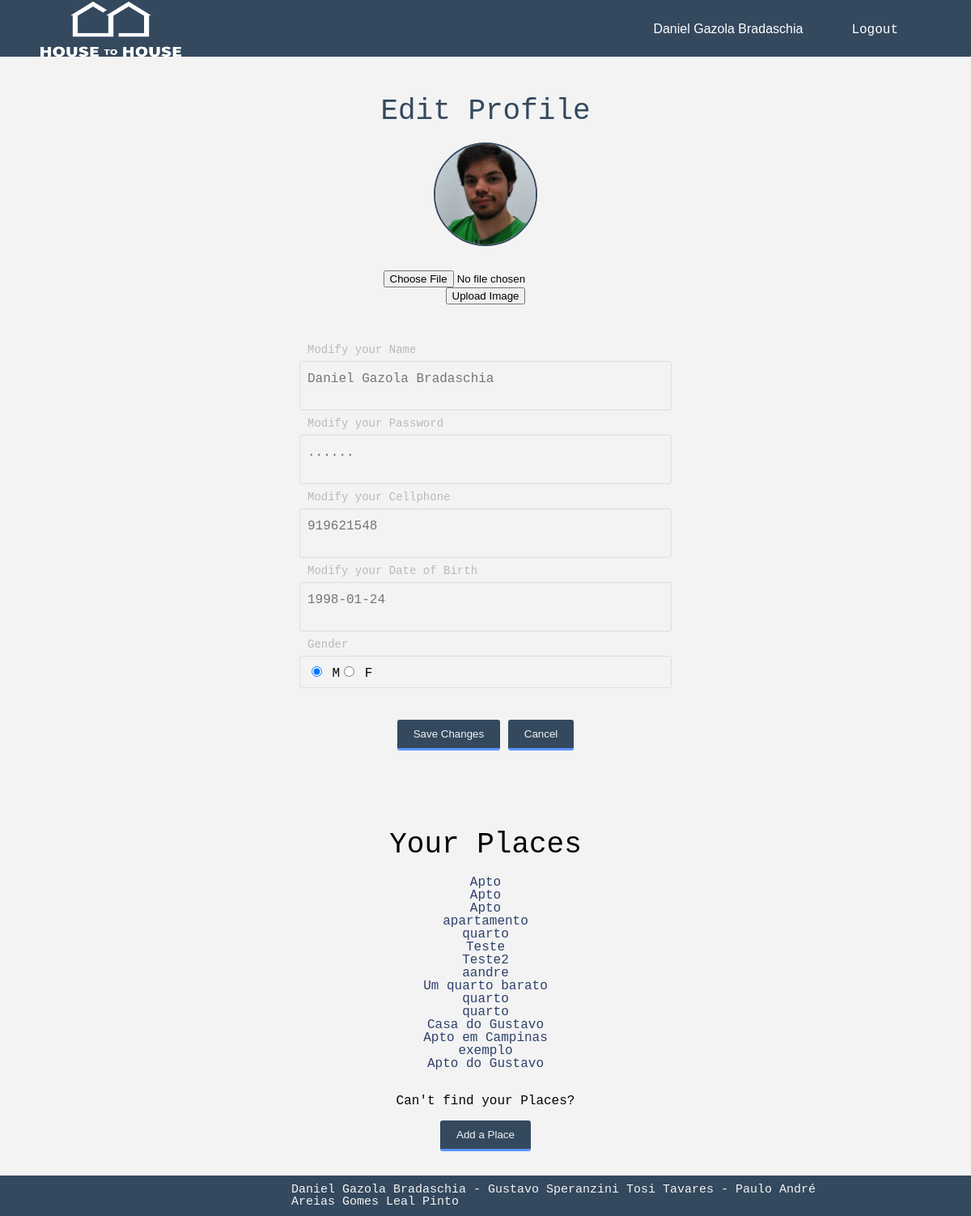
/pages/profile.php (signed in), run on the app's committed database.
### tables this page shows
CREATE TABLE USER(
    idUser INTEGER PRIMARY KEY,
    name TEXT NOT NULL,
    password TEXT NOT NULL,
    email TEXT NOT NULL UNIQUE,
    gender CHAR CHECK (gender == 'F' OR gender == 'f' OR gender == 'M' OR gender == 'm'),
    birthdate DATE,
    cellphone INTEGER,
    profilePicture BLOB,
    type TEXT CHECK (type == 'Owner' OR type == 'Tourist')
);

CREATE TABLE PROPERTY (
    idProperty INTEGER PRIMARY KEY,
    idOwner INTEGER REFERENCES USER (idUser),
    address TEXT,
    title TEXT,
    price FLOAT,
    description TEXT,
    rate NUMERIC
);

### dbActions/user.php (called while the page is built, shortened)
<?php
include_once('config.php');
function getUserInfoByUserName($email,$info){
    global $db;
    $statement = $db->prepare('SELECT * FROM USER WHERE email = ? ');
    $statement->execute([$email]);
    return $statement->fetch()[$info];
}

### dbActions/placeUtils.php (the view, shortened to what this page needs)
<?php
include_once('config.php');
function getPlaceByOwnerId($id){
        global $db;
        $statement = $db->prepare('SELECT * FROM PROPERTY WHERE IdOwner = ? ');
        $statement->execute([$id]);
        while ($row = $statement->fetch()) {
            echo '<div class="placeList">';
                echo '<a href="place.php?id=' . $row['idProperty'] . '">' . $row['title'] . '</a>';
            echo '</div>';
        }
        return true;
}

### pages/header.php (shortened to what this page needs)
<?php
include_once "../dbActions/user.php";
?>
<html lang="en">
<head>
	<link rel="stylesheet" href="../assets/font-awesome/css/font-awesome.min.css">
    <link rel="stylesheet" href="../css/reset.css">
    <link rel="stylesheet" href="../css/style.css">
    <link rel="stylesheet" href="//code.jquery.com/ui/1.12.1/themes/base/jquery-ui.css">
     <div class="header">
        <div class="header-left-icon">
            <img class="logo" src="../assets/logo4.png" onclick="location.href='index.php'">
        </div>
        <div class="header-right">
            <div class="header-login">
                <?php
                if (isset($_SESSION['login-user'])) {
                    $name = getUserInfoByUserName($_SESSION['login-user'], 'name');
                    echo '<button class="login-button" onclick="location.href=\'profile.php\'" type="button">' . $name . '</button>';
                    echo '<a class="createAccount-button" href="../dbActions/logout.php">Logout</a>';
                } else {
                    echo '<button class="login-button" id="btnCreateAccount" onclick="visibleLogin()">Log In</button>';
                    echo ' <button class="createAccount-button" id="btnCreateAccount" onclick="visibleCreateAcc()">Sign Up</button>';
                }
                ?>
            </div>
        </div>
    </div>
</head>

### pages/profile.php (shortened to what this page needs)
<?php
include_once "header.php";
include_once "../dbActions/user.php";
include_once "../dbActions/placeUtils.php";
$username = $_SESSION['login-user'];
$name = getUserInfoByUserName($username, 'name');
$photoUser = getUserInfoByUserName($username, 'profilePicture');
$srcPhoto = '../assets/' . $photoUser;
$date = getUserInfoByUserName($username, 'birthdate');
$gender = getUserInfoByUserName($username, 'gender');
$type = getUserInfoByUserName($username, 'type');
$cellphone = getUserInfoByUserName($username, 'cellphone');
?>
<div class="profilePage">
    <div class="main">
        <div class="container">
            <div class="profileCenter">
                <h1>Edit Profile</h1>
                <img class="img-item" src="<?php echo $srcPhoto ?>"><br>
                <form class="uploadPhotoProfile" action="../dbActions/uploadUserPhoto.php" method="post"
                      enctype="multipart/form-data">
                    <input type="file" name="fileToUpload" id="fileToUpload" value="Select image to upload:"><br>
                    <input type="submit" value="Upload Image" name="submit">
                </form>
            </div>
            <form class="editProfileForm" action="../dbActions/editProfile.php" method="post">
                <ul>
                    <li>
                        <label for="Name">Modify your Name</label>
                        <input type="text" name="name" maxlength="100" placeholder="<?php echo $name ?>"><br>
                    </li>
                    <li>
                        <label for="Password">Modify your Password</label>
                        <input type="Text" name="password" maxlength="100" placeholder="......"><br>
                    </li>
                    <li>
                        <label for="Cellphone">Modify your Cellphone</label>
                        <input type="number" name="cellphone" maxlength="100" placeholder="<?php echo $cellphone ?>"><br>
                    </li>
                    <li>
                        <label for="date">Modify your Date of Birth</label>
                        <input placeholder='<?php echo $date ?>' name="birthdate" class="form-control" type="text"
                               onfocus="(this.type='date')" onblur="(this.type='text')" id="date"><br>
                    </li>
                    <li>
                        <label for="gender">Gender</label>
                        <div class="genderProfile">
                            <?php
                            if (strtoupper($gender) == 'M') {
                                echo '  <input class="inputGender" type="radio" name="gender" checked="checked" value="M"> M';
                                echo '<input class="inputGender" type="radio" name="gender" value="F"> F';
                            } else {
                                echo '  <input class="inputGender" type="radio" name="gender" value="M"> M';
                                echo '<input class="inputGender" type="radio" name="gender" checked="checked" value="F"> F';
                            }
                            ?>
                            <br>
                        </div>
                    </li>
                    <li>
                        <input type="submit" value="Save Changes">
                        <button class="button-item" type="button" onclick="location.href='index.php';">Cancel</button>
                    </li>
                </ul>
            </form>
        </div>
    </div>
    <div class="related">
        <?php
            if ($type == 'Owner') {
                echo '<div class="container">';
                    echo '<div class="userRest">';
                        echo '<h1 id="editProfile" style="text-align: center">Your Places</h1>';
                        getPlaceByOwnerId(getUserInfoByUserName($username, 'idUser'));
                    echo '</div>';
                echo '</div>';
                echo '<div class="container">';
                    echo '<div class="ownerColumn">';
                        echo 'Can\'t find your Places?' . '<br>' . '<br>';
                        echo '<button id="button-add" class="button-item" type="button" onclick="location.href=\'addPlace.php\';">Add a Place</button>';
                    echo '</div>';
                echo '</div>';
                }
            ?>
        </div>
    </div>
<?php
include_once "footer.php";
?>

### css/style.css (style rules this page uses)
*, *::after, *::before { box-sizing: border-box; }
html { font-size: 62.5%; }
body h1 { font-size: 3.6rem; font-family: "Andale Mono", monospace; color: #040404; text-align: center; padding: 20px; }
a { color: #2e416a; text-decoration: none; }
.header { display: flex; flex-wrap: wrap; justify-content: space-between; background: #34495E; height: 70px; }
.header .header-left-icon { float: left; width: 125px; text-align: right; margin: 2px 10px; }
.header .logo { height: 1.8cm; width: 4.6cm; margin-left: 40px; }
.header .header-right { float: right; text-align: left; align-self: center; margin: 2px 10px; font-size: 1.6rem; font-family: "Andale Mono", monospace; color: #F3F3F3; position: relative; z-index: 2; }
.header .header-right .header-login { float: left; align-self: center; vertical-align: middle; text-align: center; }
.login-button { background-color: #34495E; border: none; color: #ffffff; text-align: center; text-decoration: none; display: inline-block; font-size: 16px; padding-right: 60px; }
.createAccount-button { background-color: #34495E; border: none; color: #ffffff; text-align: center; text-decoration: none; display: inline-block; font-size: 16px; padding-right: 20px; }
.img-item { border-radius: 50%; border: 2px solid #34495E; width: 128px; height: 128px; display: inline-block; }
.uploadPhotoProfile { display: inline-block; padding-top: 30px; }
.profileCenter { padding-top: 30px; margin: 0 auto; width: 50%; text-align: center; }
.profileCenter>h1 { font-family: "Andale Mono", monospace; color: #34495e; }
.editProfileForm { max-width: 500px; margin: 50px auto; background: transparent; border-radius: 2px; padding: 20px; font-family: "Andale Mono", monospace; }
.editProfileForm ul { list-style: none; padding: 0; margin: 0; }
.editProfileForm li { display: block; padding: 9px; border: 1px solid #DDDDDD; margin-bottom: 30px; border-radius: 3px; }
.editProfileForm li:last-child { border: none; margin-bottom: 0px; text-align: center; }
.editProfileForm li>label { display: block; float: left; margin-top: -31px; background: transparent; height: 14px; color: #B9B9B9; font-size: 14px; overflow: hidden; font-family: "Andale Mono", monospace; }
.editProfileForm genderProfile, .editProfileForm input[type="text"], .editProfileForm input[type="date"], .editProfileForm input[type="datetime"], .editProfileForm input[type="email"], .editProfileForm input[type="number"], .editProfileForm input[type="search"], .editProfileForm input[type="time"], .editProfileForm input[type="url"], .editProfileForm input[type="password"], .editProfileForm textarea, .editProfileForm select { box-sizing: border-box; -webkit-box-sizing: border-box; -moz-box-sizing: border-box; width: 100%; display: block; outline: none; border: none; height: 25px; line-height: 25px; font-size: 16px; padding: 0; font-family: "Andale Mono", monospace; background-color: transparent; }
#button-add, .editProfileForm button, .editProfileForm input[type="submit"], .editProfileForm input[type="button"] { background: #34495E; border: none; padding: 10px 20px 10px 20px; border-bottom: 3px solid #5994FF; border-radius: 3px; color: #F3F3F3; }
.ownerColumn { padding: 30px; text-align: center; align-items: center; }
.userRest .placeList { text-align: center; }
.userRest .placeList a { background-color: transparent; padding: 5px; }

### data on the page
user: name "Daniel Gazola Bradaschia", profilePicture (picture), cellphone "919621548", birthdate "1998-01-24"
property: title "Apto"
property: title "Apto"
property: title "Apto"
property: title "apartamento"
property: title "quarto"
property: title "Teste"
property: title "Teste2"
property: title "aandre"
property: title "Um quarto barato"
property: title "quarto"
property: title "quarto"
property: title "Casa do Gustavo"
property: title "Apto em Campinas"
property: title "exemplo"
property: title "Apto do Gustavo"
